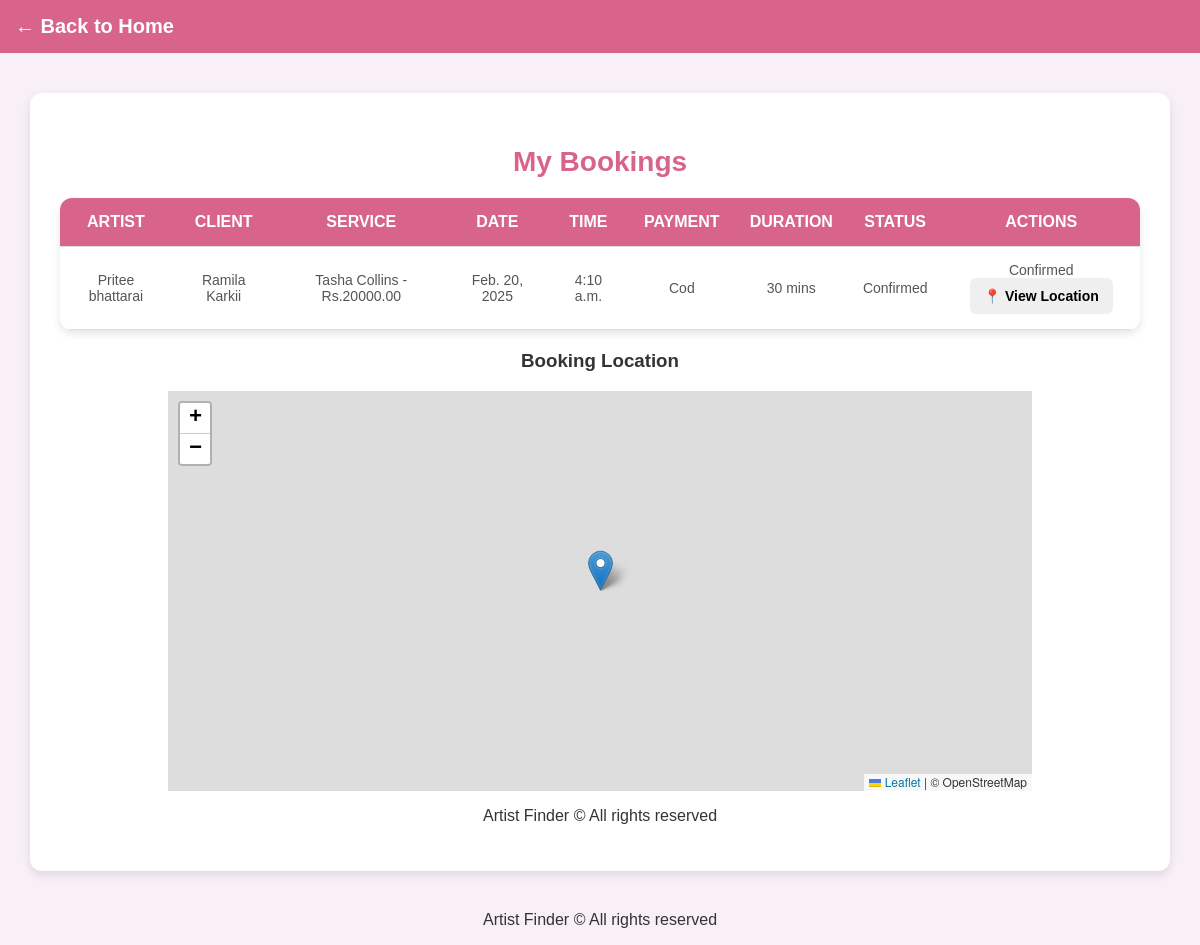
The page /bookings/ (signed in) on the database as committed earlier.
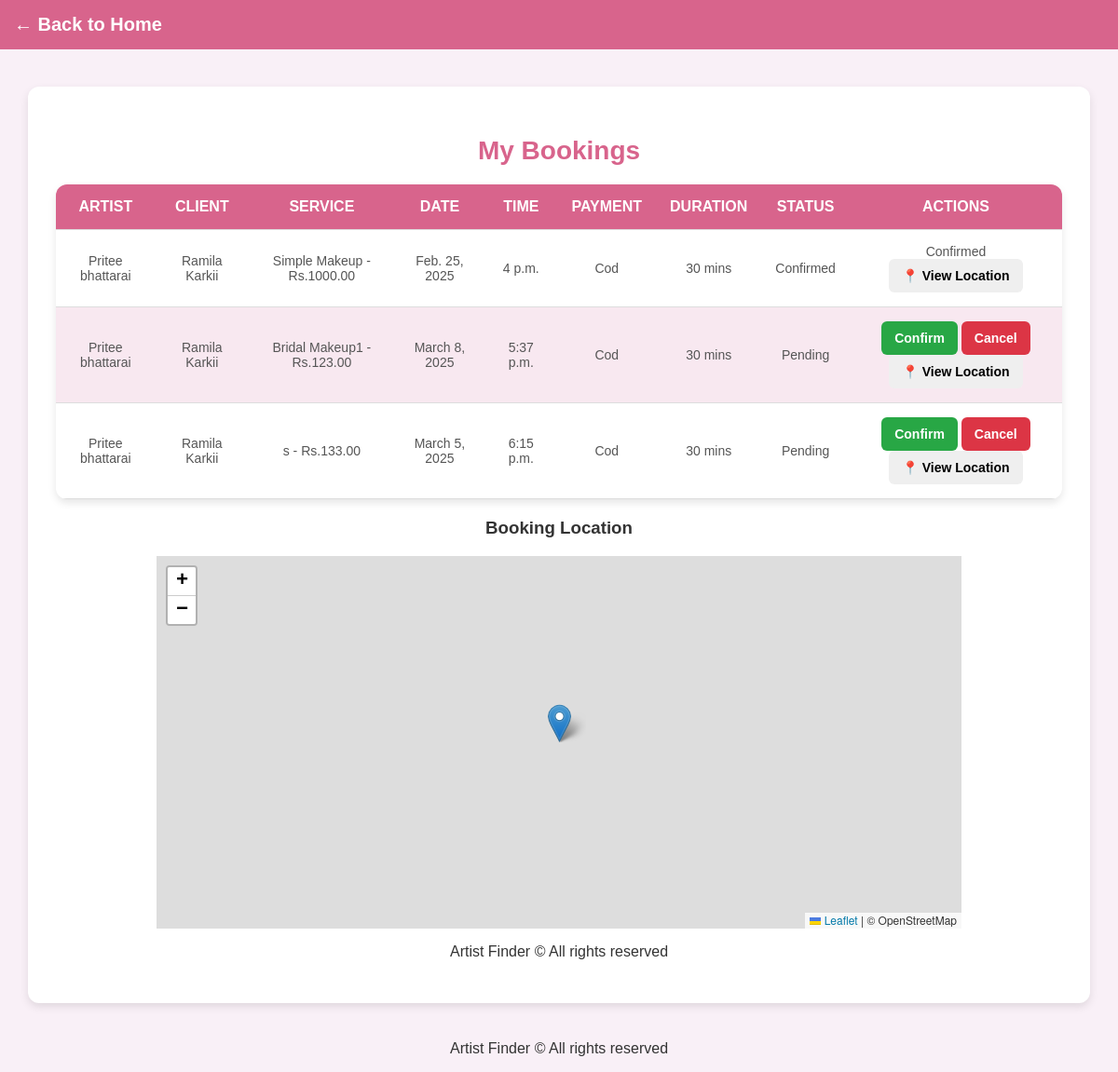
The same page on the database as committed later.
### accounts/models.py (models this page shows, shortened)
class Booking(models.Model):
    PAYMENT_CHOICES = [
        ("khalti", "Khalti"),
        ("cod", "Cash on Delivery"),
    ]
    STATUS_CHOICES = [
        ("Pending", "Pending"),
        ("Confirmed", "Confirmed"),
        ("Cancelled", "Cancelled"),
    ]
    artist = models.ForeignKey(User, on_delete=models.CASCADE, related_name="bookings")
    client = models.ForeignKey(User, on_delete=models.CASCADE, related_name="client_bookings")
    service = models.ForeignKey("Service", on_delete=models.CASCADE, null=True, blank=True)
    date = models.DateField()
    time = models.TimeField()
    payment_method = models.CharField(max_length=10, choices=PAYMENT_CHOICES, default="cod")
    payment_status = models.CharField(max_length=20, default="Pending")
    status = models.CharField(max_length=10, choices=STATUS_CHOICES, default="Pending")
    latitude = models.DecimalField(max_digits=9, decimal_places=6, null=True, blank=True)  # ✅ Allow 6 decimal places
    longitude = models.DecimalField(max_digits=9, decimal_places=6, null=True, blank=True)  # ✅ Allow 6 decimal places
    created_at = models.DateTimeField(auto_now_add=True)
    class Meta:
        unique_together = ('artist', 'date', 'time')  # ✅ Prevent duplicate bookings

class User(AbstractUser):
    username = None  # ✅ Remove username field completely
    email = models.EmailField(unique=True)  # Email as the unique identifier
    phone = models.CharField(max_length=15, unique=True)
    password = models.CharField(max_length=100)
    profile_image = models.ImageField(upload_to="profile_images/", null=True, blank=True)
    city = models.CharField(max_length=100, null=True, blank=True)
    is_verified = models.BooleanField(default=False)
    is_artist = models.BooleanField(default=False)
    otp = models.CharField(max_length=6, blank=True, null=True)  # ✅ Stores OTP
    works_at = models.CharField(max_length=255, null=True, blank=True)
    experience_years = models.IntegerField(default=0, null=True, blank=True)
    is_available = models.BooleanField(default=True)
    USERNAME_FIELD = "email"  # ✅ Login using email instead of username
    REQUIRED_FIELDS = []  # ✅ Don't require username
    objects = CustomUserManager()  # ✅ Use custom manager

class Service(models.Model):
    artist = models.ForeignKey(User, related_name='services', on_delete=models.CASCADE)
    service_name = models.CharField(max_length=255)
    price = models.DecimalField(max_digits=10, decimal_places=2)
    duration = models.CharField(max_length=50, default="30 mins")
    description = models.TextField(blank=True, null=True)
    created_at = models.DateTimeField(auto_now_add=True)

### accounts/views.py (the view)
# urls.py: path('bookings/', bookings, name='bookings'),
def bookings(request):
    user = request.user
    if user.is_artist:
        user_bookings = Booking.objects.filter(artist=user)
    else:
        user_bookings = Booking.objects.filter(client=user)
    return render(request, 'accounts/bookings.html', {'user_bookings': user_bookings})

### accounts/templates/accounts/bookings.html (shortened to what this page needs)
{% load static %}
<!DOCTYPE html>
<html lang="en">
<head>
    <link rel="stylesheet" href="{% static 'css/bookings2.css' %}">
    <link rel="stylesheet" href="https://unpkg.com/leaflet/dist/leaflet.css">
</head>
<body>
    <header>
        <a href="{% url 'artist_dashboard' %}">← Back to Home</a>
    </header>
    <div class="bookings-container">
        <h2>My Bookings</h2>
        {% if user_bookings %}
            <table>
                <thead>
                    <tr>
                        <th>Artist</th>
                        <th>Client</th>
                        <th>Service</th>
                        <th>Date</th>
                        <th>Time</th>
                        <th>Payment</th>
                        <th>Duration</th>
                        <th>Status</th>
                        <th>Actions</th>
                    </tr>
                </thead>
                <tbody>
                    {% for booking in user_bookings %}
                    <tr>
                        <td>{{ booking.artist.first_name }} {{ booking.artist.last_name }}</td>
                        <td>{{ booking.client.first_name }} {{ booking.client.last_name }}</td>
                        <td>{{ booking.service.service_name }} - Rs.{{ booking.service.price }}</td>
                        <td>{{ booking.date }}</td>
                        <td>{{ booking.time }}</td>
                        <td>{{ booking.payment_method|title }}</td>
                        <td>{{ booking.service.duration }}</td>
                        <td id="status-{{ booking.id }}">{{ booking.status }}</td>
                        <td>
                            {% if booking.status == "Pending" %}
                                <button onclick="updateBookingStatus({{ booking.id }}, 'Confirmed')">Confirm</button>
                                <button onclick="updateBookingStatus({{ booking.id }}, 'Cancelled')">Cancel</button>
                            {% else %}
                                {{ booking.status }}
                            {% endif %}
                            <button onclick="viewLocation({{ booking.latitude }}, {{ booking.longitude }})">📍 View Location</button>
                        </td>
                    </tr>
                    {% endfor %}
                </tbody>
            </table>
        {% else %}
            <p>No bookings found.</p>
        {% endif %}
        <div id="map-container">
            <h3>Booking Location</h3>
            <div id="map"></div>
        </div>
    <footer class="footer">
        <p>Artist Finder &copy; All rights reserved</p>
    </footer>
    </div>
   <footer class="footer">
    <p>Artist Finder &copy; All rights reserved</p>
</footer>
</body>
</html>

Rows that differ between the two databases and show on the page:
removed Booking: artist.first_name "Pritee", artist.last_name "bhattarai", client.first_name "Ramila", client.last_name "Karkii", service.service_name "Tasha Collins", service.price "20000.00", date "Feb. 20, 2025", time "4:10 a.m.", payment_method "Cod", service.duration "30 mins", status "Confirmed"
added Booking: artist.first_name "Pritee", artist.last_name "bhattarai", client.first_name "Ramila", client.last_name "Karkii", service.service_name "Simple Makeup", service.price "1000.00", date "Feb. 25, 2025", time "4 p.m.", payment_method "Cod", service.duration "30 mins", status "Confirmed"
added Booking: artist.first_name "Pritee", artist.last_name "bhattarai", client.first_name "Ramila", client.last_name "Karkii", service.service_name "Bridal Makeup1", service.price "123.00", date "March 8, 2025", time "5:37 p.m.", payment_method "Cod", service.duration "30 mins", status "Pending"
added Booking: artist.first_name "Pritee", artist.last_name "bhattarai", client.first_name "Ramila", client.last_name "Karkii", service.service_name "s", service.price "133.00", date "March 5, 2025", time "6:15 p.m.", payment_method "Cod", service.duration "30 mins", status "Pending"
